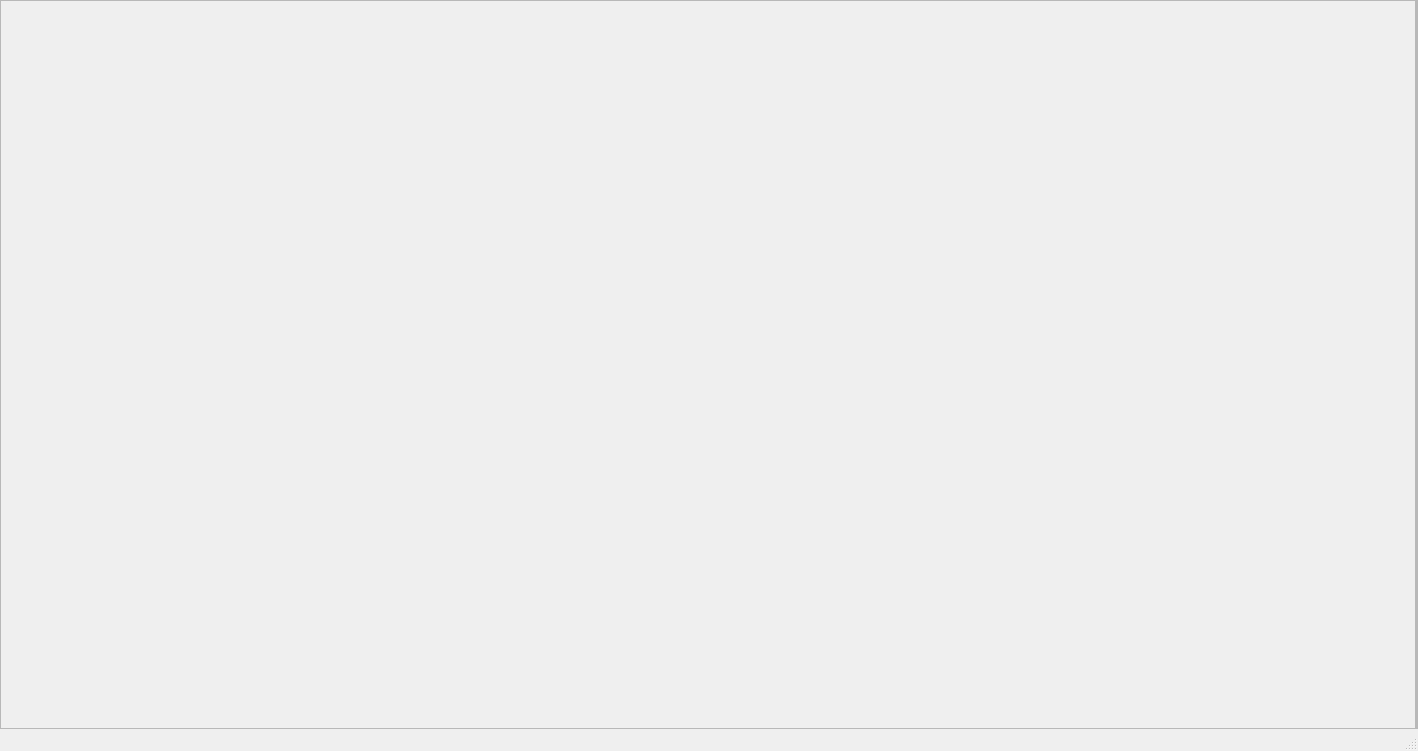
<?xml version="1.0" encoding="UTF-8"?>
<ui version="4.0">
 <class>MainWindow</class>
 <widget class="QMainWindow" name="MainWindow">
  <property name="geometry">
   <rect>
    <x>0</x>
    <y>0</y>
    <width>1418</width>
    <height>751</height>
   </rect>
  </property>
  <property name="windowTitle">
   <string>MainWindow</string>
  </property>
  <widget class="QWidget" name="centralwidget">
   <layout class="QHBoxLayout" name="horizontalLayout" stretch="1,0">
    <property name="spacing">
     <number>0</number>
    </property>
    <property name="leftMargin">
     <number>0</number>
    </property>
    <property name="topMargin">
     <number>0</number>
    </property>
    <property name="rightMargin">
     <number>0</number>
    </property>
    <property name="bottomMargin">
     <number>0</number>
    </property>
    <item>
     <widget class="QFrame" name="leftFrame">
      <property name="frameShape">
       <enum>QFrame::StyledPanel</enum>
      </property>
      <property name="frameShadow">
       <enum>QFrame::Raised</enum>
      </property>
      <layout class="QVBoxLayout" name="verticalLayout" stretch="0,1">
       <property name="spacing">
        <number>0</number>
       </property>
       <property name="leftMargin">
        <number>0</number>
       </property>
       <property name="topMargin">
        <number>0</number>
       </property>
       <property name="rightMargin">
        <number>0</number>
       </property>
       <property name="bottomMargin">
        <number>0</number>
       </property>
       <item>
        <widget class="QWidget" name="dataInformationWidget" native="true">
         <property name="minimumSize">
          <size>
           <width>0</width>
           <height>0</height>
          </size>
         </property>
         <layout class="QHBoxLayout" name="dataInformationLayout">
          <property name="spacing">
           <number>0</number>
          </property>
          <property name="leftMargin">
           <number>11</number>
          </property>
          <property name="topMargin">
           <number>11</number>
          </property>
          <property name="rightMargin">
           <number>11</number>
          </property>
          <property name="bottomMargin">
           <number>11</number>
          </property>
         </layout>
        </widget>
       </item>
       <item>
        <widget class="QWidget" name="plotWidget" native="true">
         <layout class="QHBoxLayout" name="plotLayout">
          <property name="spacing">
           <number>0</number>
          </property>
          <property name="leftMargin">
           <number>0</number>
          </property>
          <property name="topMargin">
           <number>0</number>
          </property>
          <property name="rightMargin">
           <number>0</number>
          </property>
          <property name="bottomMargin">
           <number>0</number>
          </property>
         </layout>
        </widget>
       </item>
      </layout>
     </widget>
    </item>
    <item>
     <widget class="QFrame" name="rightFrame">
      <property name="minimumSize">
       <size>
        <width>0</width>
        <height>0</height>
       </size>
      </property>
      <property name="maximumSize">
       <size>
        <width>16777215</width>
        <height>16777215</height>
       </size>
      </property>
      <property name="frameShape">
       <enum>QFrame::StyledPanel</enum>
      </property>
      <property name="frameShadow">
       <enum>QFrame::Raised</enum>
      </property>
      <layout class="QVBoxLayout" name="rightFrameLayout">
       <property name="spacing">
        <number>0</number>
       </property>
       <property name="leftMargin">
        <number>0</number>
       </property>
       <property name="topMargin">
        <number>0</number>
       </property>
       <property name="rightMargin">
        <number>0</number>
       </property>
       <property name="bottomMargin">
        <number>0</number>
       </property>
      </layout>
     </widget>
    </item>
   </layout>
  </widget>
  <widget class="QMenuBar" name="menubar">
   <property name="geometry">
    <rect>
     <x>0</x>
     <y>0</y>
     <width>1418</width>
     <height>26</height>
    </rect>
   </property>
  </widget>
  <widget class="QStatusBar" name="statusbar"/>
 </widget>
 <resources/>
 <connections/>
</ui>
